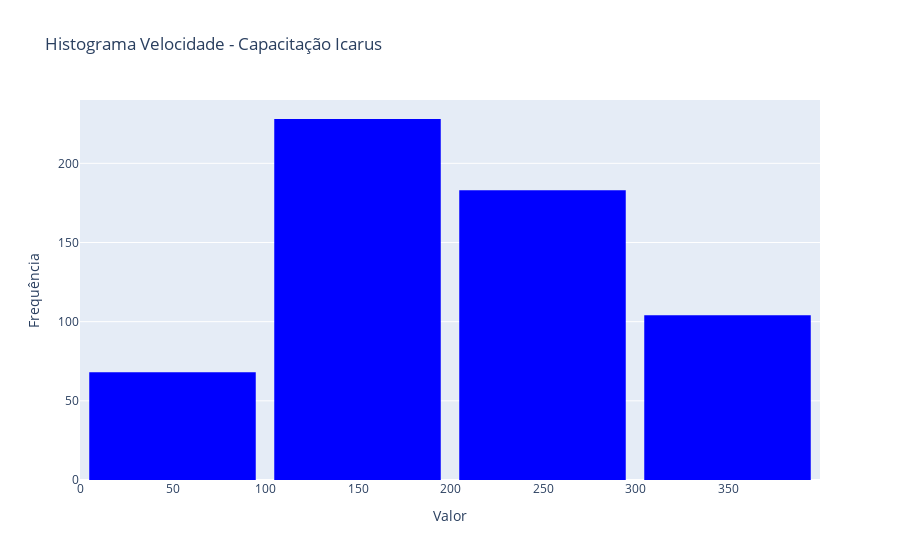

The notebook cell this image was saved under:
### Markdown cell above
### Histogramas

### Code cell
fig = go.Figure(data=[go.Histogram(
    x=verTel["Speed"],
    nbinsx=5,  
    marker=dict(color='blue'),  
)])

fig.update_layout(
    title='Histograma Velocidade - Capacitação Icarus',
    xaxis_title='Valor',
    yaxis_title='Frequência',
    bargap=0.1
)

### Figure 1 — Plotly figure (JSON) as saved in the notebook; plotly's stock layout.template omitted (floating-point values rounded to 4 significant figures; data arrays with more than 128 entries replaced by an {"elided": "..."} marker saying what was removed)
{"data": [{"marker": {"color": "blue"}, "nbinsx": 5, "type": "histogram", "x": {"elided": "583 int values"}}], "layout": {"bargap": 0.1, "title": {"text": "Histograma Velocidade - Capacitação Icarus"}, "xaxis": {"title": {"text": "Valor"}}, "yaxis": {"title": {"text": "Frequência"}}}}
